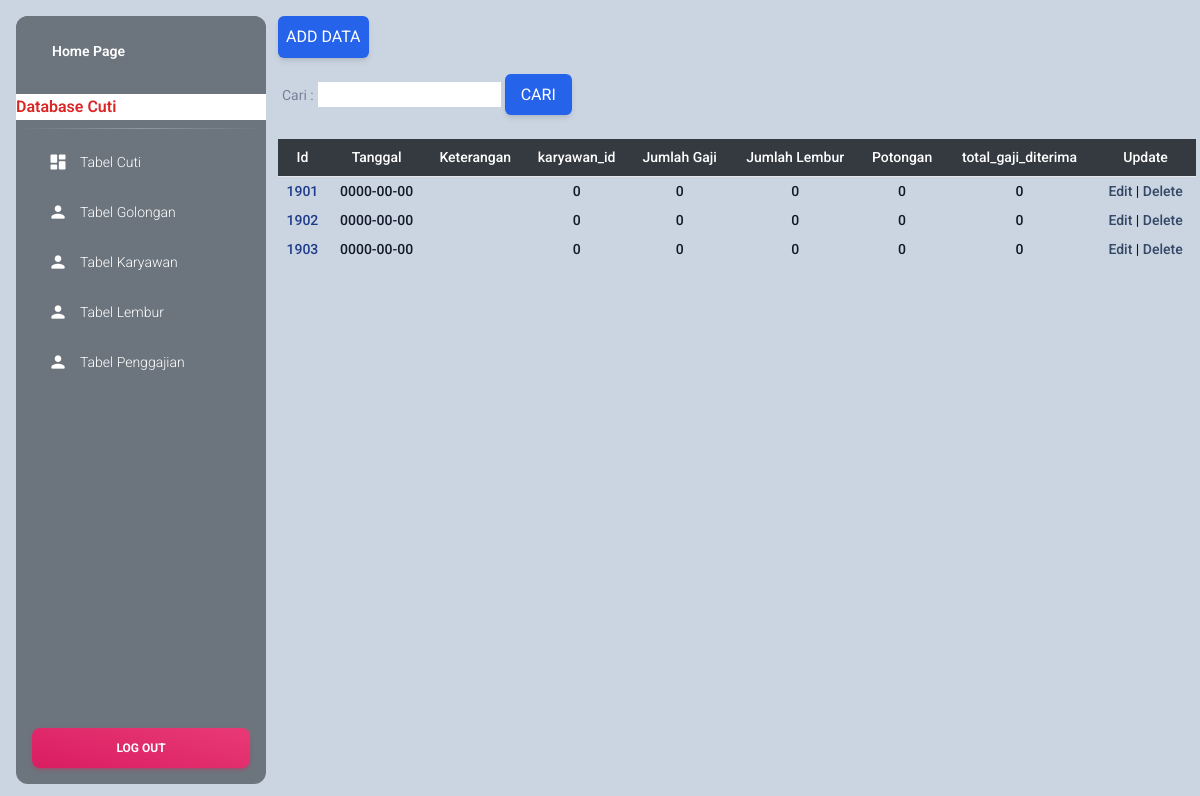
Page /public/penggajian/penggajian.php on the committed database.
### tables this page shows
CREATE TABLE `penggajian` (
  `id` int(11) UNSIGNED NOT NULL,
  `tanggal` date NOT NULL,
  `keterangan` text NOT NULL,
  `karyawan_id` int(11) UNSIGNED NOT NULL,
  `jumlah_gaji` int(11) NOT NULL,
  `jumlah_lembur` int(11) NOT NULL,
  `potongan` int(11) NOT NULL,
  `total_gaji_diterima` int(11) NOT NULL
);

### public/penggajian/penggajian.php (the view, shortened to what this page needs)
<?php
include_once("../../config/config.php");
?>
<!DOCTYPE html>
<html lang="en">
  <head>
    <link rel="stylesheet" href="../css/style.css">
    <link href="../../aset/css/nucleo-icons.css" rel="stylesheet" />
    <link href="../../aset/css/nucleo-svg.css" rel="stylesheet" />
    <link id="pagestyle" href="../../aset/css/material-dashboard.css?v=3.0.4" rel="stylesheet" />
  </head>
  <body class="g-sidenav-show" >
    <div class="bg-slate-300 py-25 px-1 min-h-screen">
      <aside class="sidenav navbar navbar-vertical navbar-expand-xs border-0 border-radius-xl my-3 fixed-start ms-3  bg-gray-600" id="sidenav-main">
        <div class="sidenav-header bg-gray-600">
          <a class="navbar-brand m-0" href="../../login/homepage.php" >
            <span class="ms-1 font-weight-bold text-white">Home Page</span>
          </a>
        </div>
        <marquee class="bg-white" scrollamount="2"><h6 class="text-red-600" >Database Cuti</h6></marquee>
        <hr class="horizontal light mt-0 mb-2">
        <div class="collapse navbar-collapse  w-auto " id="sidenav-collapse-main">
          <ul class="navbar-nav">
            <li class="nav-item">
              <a class="nav-link text-white " href="../cuti/cuti.php">
                <div class="text-white text-center me-2 d-flex align-items-center justify-content-center">
                  <i class="material-icons opacity-10">dashboard</i>
                </div>
                <span class="nav-link-text ms-1">Tabel Cuti</span>
              </a>
            </li>
            <li class="nav-item">
              <a class="nav-link text-white " href="../golongan.php">
               <div class="text-white text-center me-2 d-flex align-items-center justify-content-center">
                 <i class="material-icons opacity-10">person</i>
                </div>
                <span class="nav-link-text ms-1">Tabel Golongan</span>
              </a>
            </li>
            <li class="nav-item">
              <a class="nav-link text-white " href="../karyawan/karyawan.php">
                <div class="text-white text-center me-2 d-flex align-items-center justify-content-center">
                  <i class="material-icons opacity-10">person</i>
                </div>
                <span class="nav-link-text ms-1">Tabel Karyawan</span>
              </a>
            </li>
            <li class="nav-item">
              <a class="nav-link text-white " href="../lembur/lembur.php">
                <div class="text-white text-center me-2 d-flex align-items-center justify-content-center">
                  <i class="material-icons opacity-10">person</i>
                </div>
                <span class="nav-link-text ms-1">Tabel Lembur</span>
              </a>
            </li>
            <li class="nav-item">
              <a class="nav-link text-white " href="penggajian.php">
                <div class="text-white text-center me-2 d-flex align-items-center justify-content-center">
                  <i class="material-icons opacity-10">person</i>
                </div>
                <span class="nav-link-text ms-1">Tabel Penggajian</span>
              </a>
            </li>
            <div class="sidenav-footer position-absolute w-100 bottom-0 ">
              <div class="mx-3">
                <a class="btn bg-gradient-primary mt-4 w-100" href="../../login/logout.php" type="button">Log Out</a>
              </div>
            </div>
          </ul>
        </div>
      </aside>
      <main class="main-content border-radius-lg ">
      <div class="py-3">
        <a href="add.php"
          type="submit"
          class="inline-block px-2 py-2
          bg-blue-600
          text-white uppercase rounded shadow-md
          hover:bg-blue-700 hover:shadow-lg
          focus:bg-blue-700 focus:shadow-lg
          focus:outline-none focus:ring-0
          active:bg-blue-800 active:shadow-lg"
          data-mdb-ripple="true"
          data-mdb-ripple-color="light">Add Data
        </a>
      </div>
      <form method="get">
        <label>Cari : </label>
        <input type="text" name="cari">
        <input
            href="../public/penggajian/add.php"
            type="submit"
            value="Cari"
            class="inline-block px-3 py-2
            bg-blue-600
            text-white uppercase rounded shadow-md
            hover:bg-blue-700 hover:shadow-lg
            focus:bg-blue-700 focus:shadow-lg
            focus:outline-none focus:ring-0
            active:bg-blue-800 active:shadow-lg"
            data-mdb-ripple="true"
            data-mdb-ripple-color="light"
        >
    </form>
    <div class="flex flex-col">
      <div class="overflow-x-auto sm:-mx-6 lg:-mx-8">
        <div class="py-4 inline-block min-w-full sm:px-6 lg:px-8">
          <div class="overflow-hidden">
            <table class="min-w-full text-center">
              <thead class="border-b bg-gray-800">
                <tr>
                  <th scope="col" class="text-sm font-medium text-white px-1 py-2">Id</th>
                  <th scope="col" class="text-sm font-medium text-white px-1 py-2">Tanggal</th>
                  <th scope="col" class="text-sm font-medium text-white px-1 py-2">Keterangan</th>
                  <th scope="col" class="text-sm font-medium text-white px-1 py-2">karyawan_id</th>
                  <th scope="col" class="text-sm font-medium text-white px-1 py-2">Jumlah Gaji</th>
                  <th scope="col" class="text-sm font-medium text-white px-1 py-2">Jumlah Lembur</th>
                  <th scope="col" class="text-sm font-medium text-white px-1 py-2">Potongan</th>
                  <th scope="col" class="text-sm font-medium text-white px-1 py-2">total_gaji_diterima</th>
                  <th scope="col" class="text-sm font-medium text-white px-1 py-2">Update</th>
                </tr>
              </thead>
              <tbody>
                <tr class="bg-white border-b">
                  <?php
                    if(isset($_GET['cari'])){
                      $cari = $_GET['cari'];
                      $result5 = mysqli_query($mysqli,"select * from penggajian where id like '%".$cari."%'");
                    }
                    else{
                     $result5 = mysqli_query($mysqli, "SELECT * FROM penggajian order BY id asc");
                    }
                    while($user_data = mysqli_fetch_array($result5)) {
                      echo "<tr>";
                      echo "<td class='px-1 py-1 whitespace-nowrap text-sm font-medium text-blue-900'>".$id = $user_data['id']."</td>";
		                  echo "<td class='px-1 py-1 whitespace-nowrap text-sm font-medium text-gray-900'>".$tanggal =$user_data['tanggal']."</td>";
                      echo "<td class='px-1 py-1 whitespace-nowrap text-sm font-medium text-gray-900'>".$keterangan = $user_data['keterangan']."</td>";
	    	              echo "<td class='px-1 py-1 whitespace-nowrap text-sm font-medium text-gray-900'>".$karyawan_id = $user_data['karyawan_id']."</td>";
                      echo "<td class='px-1 py-1 whitespace-nowrap text-sm font-medium text-gray-900'>".$jumlah_gaji = $user_data['jumlah_gaji']."</td>";
                      echo "<td class='px-1 py-1 whitespace-nowrap text-sm font-medium text-gray-900'>".$jumlah_lembur = $user_data['jumlah_lembur']."</td>";
                      echo "<td class='px-1 py-1 whitespace-nowrap text-sm font-medium text-gray-900'>".$potongan = $user_data['potongan']."</td>";
                      echo "<td class='px-1 py-1 whitespace-nowrap text-sm font-medium text-gray-900'>".$total_gaji_diterima = $user_data['total_gaji_diterima']."</td>";
                      echo "<td class='px-1 py-1 whitespace-nowrap text-sm font-medium text-gray-900'> <a  href='edit.php?id=$user_data[id]'>Edit</a> | <a href='delete.php?id=$user_data[id]'>Delete</a></td></tr>";
                    }
                  ?>
                </tr>
              </tbody>
            </table>
          </div>
        </div>
      </div>
    </div>
  </body>
</html>

### public/css/style.css (style rules this page uses)
html { line-height: 1.5; -webkit-text-size-adjust: 100%; -moz-tab-size: 4; -o-tab-size: 4; tab-size: 4; font-family: ui-sans-serif, system-ui, -apple-system, BlinkMacSystemFont, "Segoe UI", Roboto, "Helvetica Neue", Arial, "Noto Sans", sans-serif, "Apple Color Emoji", "Segoe UI Emoji", "Segoe UI Symbol", "Noto Color Emoji"; }
body { margin: 0; line-height: inherit; }
hr { height: 0; color: inherit; border-top-width: 1px; }
h1, h2, h3, h4, h5, h6 { font-size: inherit; font-weight: inherit; }
a { color: inherit; text-decoration: inherit; }
table { text-indent: 0; border-color: inherit; border-collapse: collapse; }
button, input, optgroup, select, textarea { font-family: inherit; font-size: 100%; font-weight: inherit; line-height: inherit; color: inherit; margin: 0; padding: 0; }
button, [type='button'], [type='reset'], [type='submit'] { -webkit-appearance: button; background-color: transparent; background-image: none; }
blockquote, dl, dd, h1, h2, h3, h4, h5, h6, hr, figure, p, pre { margin: 0; }
ol, ul, menu { list-style: none; margin: 0; padding: 0; }
input::placeholder, textarea::placeholder { opacity: 1; color: #9ca3af; }
.bottom-0 { bottom: 0px; }
.m-0 { margin: 0px; }
.my-3 { margin-top: 0.75rem; margin-bottom: 0.75rem; }
.mx-3 { margin-left: 0.75rem; margin-right: 0.75rem; }
.mt-0 { margin-top: 0px; }
.mb-2 { margin-bottom: 0.5rem; }
.mt-4 { margin-top: 1rem; }
.inline-block { display: inline-block; }
.flex { display: flex; }
.min-h-screen { min-height: 100vh; }
.w-auto { width: auto; }
.min-w-full { min-width: 100%; }
.flex-col { flex-direction: column; }
.overflow-hidden { overflow: hidden; }
.overflow-x-auto { overflow-x: auto; }
.whitespace-nowrap { white-space: nowrap; }
.rounded { border-radius: 0.25rem; }
.border-0 { border-width: 0px; }
.border-b { border-bottom-width: 1px; }
.bg-white { --tw-bg-opacity: 1; background-color: rgb(255 255 255 / var(--tw-bg-opacity)); }
.bg-blue-600 { --tw-bg-opacity: 1; background-color: rgb(37 99 235 / var(--tw-bg-opacity)); }
.bg-slate-300 { --tw-bg-opacity: 1; background-color: rgb(203 213 225 / var(--tw-bg-opacity)); }
.bg-gray-600 { --tw-bg-opacity: 1; background-color: rgb(75 85 99 / var(--tw-bg-opacity)); }
.bg-gray-800 { --tw-bg-opacity: 1; background-color: rgb(31 41 55 / var(--tw-bg-opacity)); }
.px-1 { padding-left: 0.25rem; padding-right: 0.25rem; }
.py-2 { padding-top: 0.5rem; padding-bottom: 0.5rem; }
.px-2 { padding-left: 0.5rem; padding-right: 0.5rem; }
.px-3 { padding-left: 0.75rem; padding-right: 0.75rem; }
.py-3 { padding-top: 0.75rem; padding-bottom: 0.75rem; }
.py-4 { padding-top: 1rem; padding-bottom: 1rem; }
.py-1 { padding-top: 0.25rem; padding-bottom: 0.25rem; }
.text-center { text-align: center; }
.text-sm { font-size: 0.875rem; line-height: 1.25rem; }
.font-medium { font-weight: 500; }
.uppercase { text-transform: uppercase; }
.text-white { --tw-text-opacity: 1; color: rgb(255 255 255 / var(--tw-text-opacity)); }
.text-red-600 { --tw-text-opacity: 1; color: rgb(220 38 38 / var(--tw-text-opacity)); }
.text-gray-900 { --tw-text-opacity: 1; color: rgb(17 24 39 / var(--tw-text-opacity)); }
.text-blue-900 { --tw-text-opacity: 1; color: rgb(30 58 138 / var(--tw-text-opacity)); }
.opacity-10 { opacity: 0.1; }
.shadow-md { --tw-shadow: 0 4px 6px -1px rgb(0 0 0 / 0.1), 0 2px 4px -2px rgb(0 0 0 / 0.1); --tw-shadow-colored: 0 4px 6px -1px var(--tw-shadow-color), 0 2px 4px -2px var(--tw-shadow-color); box-shadow: var(--tw-ring-offset-shadow, 0 0 #0000), var(--tw-ring-shadow, 0 0 #0000), var(--tw-shadow); }
@media (min-width: 640px) { .sm\:-mx-6 { margin-left: -1.5rem; margin-right: -1.5rem; } }
@media (min-width: 640px) { .sm\:px-6 { padding-left: 1.5rem; padding-right: 1.5rem; } }
@media (min-width: 1024px) { .lg\:-mx-8 { margin-left: -2rem; margin-right: -2rem; } }
@media (min-width: 1024px) { .lg\:px-8 { padding-left: 2rem; padding-right: 2rem; } }

### rows in the picture
penggajian: id "1901", tanggal "0000-00-00", karyawan "0", jumlah_gaji "0", jumlah_lembur "0", potongan "0", total_gaji_diterima "0"
penggajian: id "1902", tanggal "0000-00-00", karyawan "0", jumlah_gaji "0", jumlah_lembur "0", potongan "0", total_gaji_diterima "0"
penggajian: id "1903", tanggal "0000-00-00", karyawan "0", jumlah_gaji "0", jumlah_lembur "0", potongan "0", total_gaji_diterima "0"
